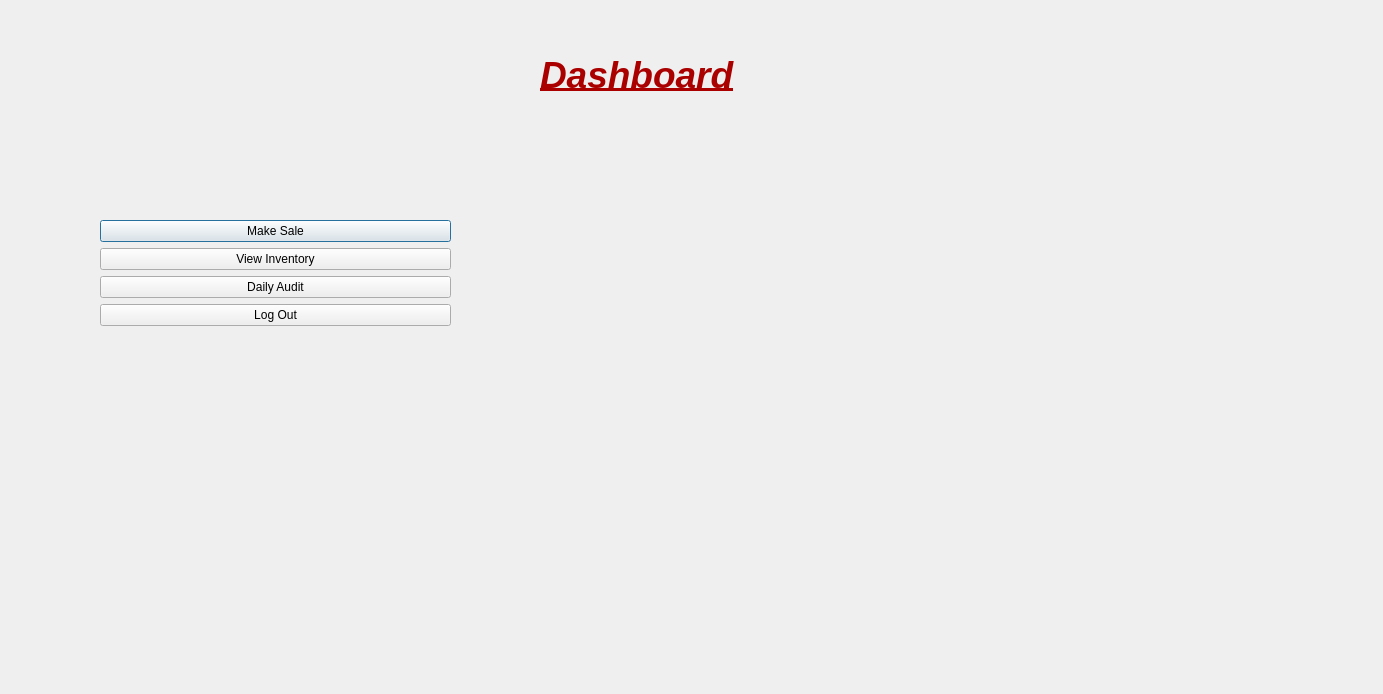
<?xml version="1.0" encoding="UTF-8"?>
<ui version="4.0">
 <class>Homepage</class>
 <widget class="QDialog" name="Homepage">
  <property name="geometry">
   <rect>
    <x>0</x>
    <y>0</y>
    <width>1383</width>
    <height>694</height>
   </rect>
  </property>
  <property name="windowTitle">
   <string>Dialog</string>
  </property>
  <widget class="QLabel" name="label">
   <property name="geometry">
    <rect>
     <x>540</x>
     <y>40</y>
     <width>311</width>
     <height>71</height>
    </rect>
   </property>
   <property name="text">
    <string>&lt;html&gt;&lt;head/&gt;&lt;body&gt;&lt;p&gt;&lt;span style=&quot; font-size:28pt; font-weight:600; font-style:italic; text-decoration: underline; color:#aa0000;&quot;&gt;Dashboard&lt;/span&gt;&lt;/p&gt;&lt;/body&gt;&lt;/html&gt;</string>
   </property>
  </widget>
  <widget class="QWidget" name="formLayoutWidget">
   <property name="geometry">
    <rect>
     <x>100</x>
     <y>220</y>
     <width>351</width>
     <height>291</height>
    </rect>
   </property>
   <layout class="QFormLayout" name="formLayout">
    <item row="0" column="0" colspan="2">
     <widget class="QPushButton" name="makeSaleButton">
      <property name="text">
       <string>Make Sale</string>
      </property>
     </widget>
    </item>
    <item row="1" column="0" colspan="2">
     <widget class="QPushButton" name="viewInventoryButton">
      <property name="text">
       <string>View Inventory</string>
      </property>
     </widget>
    </item>
    <item row="2" column="0" colspan="2">
     <widget class="QPushButton" name="dailyAuditButton">
      <property name="text">
       <string>Daily Audit</string>
      </property>
     </widget>
    </item>
    <item row="3" column="0" colspan="2">
     <widget class="QPushButton" name="logOutButton">
      <property name="text">
       <string>Log Out</string>
      </property>
     </widget>
    </item>
   </layout>
  </widget>
 </widget>
 <resources/>
 <connections/>
</ui>
